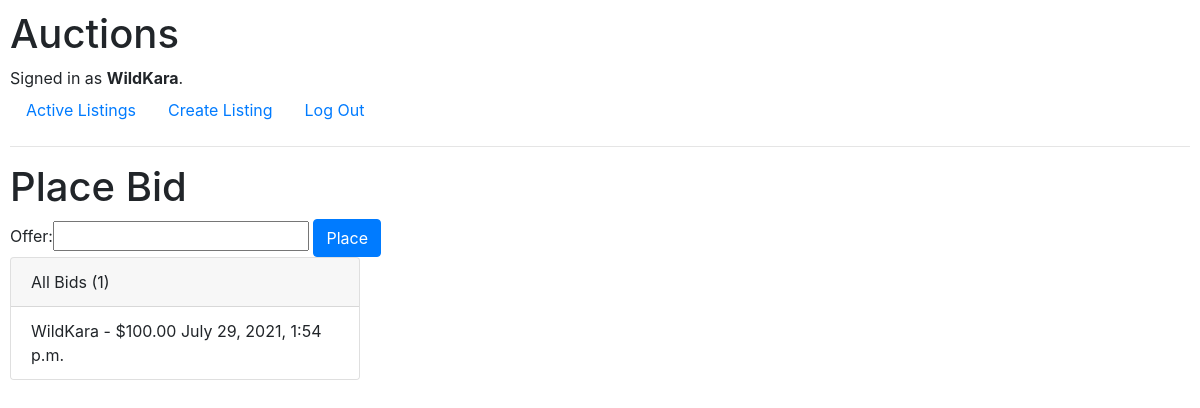
Page /3/bid (signed in) on the committed database.
### auctions/models.py (models this page shows, shortened)
class User(AbstractUser):
    pass

class Bid(models.Model):
    listing = models.ForeignKey(Listing, on_delete=models.CASCADE, related_name="bids")
    author = models.ForeignKey(User, on_delete=models.CASCADE, null=True)
    offer = models.DecimalField(decimal_places=2, max_digits=5)
    date = models.DateTimeField(auto_now_add=True, null=True)

### auctions/views.py (the view)
# urls.py: path('<int:listing_id>/bid', views.bid, name="bid"),
def bid(request, listing_id):
    listing = Listing.objects.get(pk=listing_id)
    bids = Bid.objects.filter(listing=listing)
    bid_count = bids.count()
    form = NewBidForm(request.POST)
    if form.is_valid():
        offer = float(request.POST['offer'])
        if is_valid(offer, listing):
            newBid = form.save(commit=False)
            listing.current_bid = offer
            newBid.listing = listing
            newBid.author = request.user
            newBid.save()
            listing.save()
            return HttpResponseRedirect(reverse("bid", args=[listing_id]))
        else:
            return render(request, "auctions/bid.html", {
                "listing": listing,
                "form": NewBidForm(),
                "value_error": True,
                "bid_count": bid_count
            })
    else:
        return render(request, "auctions/bid.html", {
            "form": NewBidForm(),
            "listing": listing,
            "bid_count": bid_count
        })

### auctions/forms.py
class NewBidForm(ModelForm):
    class Meta:
        model = Bid
        fields = ['offer']

### auctions/templates/auctions/bid.html (shortened to what this page needs)
{% extends 'auctions/layout.html' %}
{% block body %}
    {% if user.is_authenticated and listing.author != user %}
        <h1>Place Bid</h1>
        <form action="" method="POST">
            {{ form }}
            <button type="submit" class="btn btn-primary">Place</button>
        </form>
        <div class="card" style="width: 350px">
            <div class="card-header">All Bids ({{ bid_count }})</div>
            {% for bid in listing.bids.all %}
                <ul class="list-group list-group-flush">
                    <li class="list-group-item">{{ bid.author }} - ${{ bid.offer }} {{ bid.date }}</li>
                    {% empty %}
                <li class="list-group-item">No bids has been placed yet.</li>
                </ul>
            {% endfor %}
          </div>
    {% else %}
    <div class="alert alert-danger" role="alert">
        You can't bid on this item because you are the creator of that listing!
    </div>
    {% endif %}
{% endblock body %}

### auctions/templates/auctions/layout.html (shortened to what this page needs)
{% load static %}
<!DOCTYPE html>
<html lang="en">
    <head>
        <link rel="stylesheet" href="https://stackpath.bootstrapcdn.com/bootstrap/4.4.1/css/bootstrap.min.css">
        <link href="{% static 'auctions/styles.css' %}" rel="stylesheet">
        <link rel="stylesheet" href="{% static 'auctions/listing.html' %}">
    </head>
    <body>
        <h1>Auctions</h1>
        <div>
            {% if user.is_authenticated %}
                Signed in as <strong>{{ user.username }}</strong>.
            {% else %}
                Not signed in.
            {% endif %}
        </div>
        <ul class="nav">
            <li class="nav-item">
                <a class="nav-link" href="{% url 'index' %}">Active Listings</a>
            </li>
            <li class="nav-item">
                <a class="nav-link" href="{% url 'new' %}">Create Listing</a>
            </li>
            {% if user.is_authenticated %}
                <li class="nav-item">
                    <a class="nav-link" href="{% url 'logout' %}">Log Out</a>
                </li>
            {% endif %}
        </ul>
        <hr>
        {% block body %}
        {% endblock %}
    </body>
</html>

### auctions/static/auctions/styles.css (style rules this page uses)
body { padding: 10px; }

### rows in the picture
User: username "WildKara"
Bid: author "WildKara", offer "100.00", date "July 29, 2021, 1:54 p.m."

### other values in the picture
{{ bid_count }} "1"
